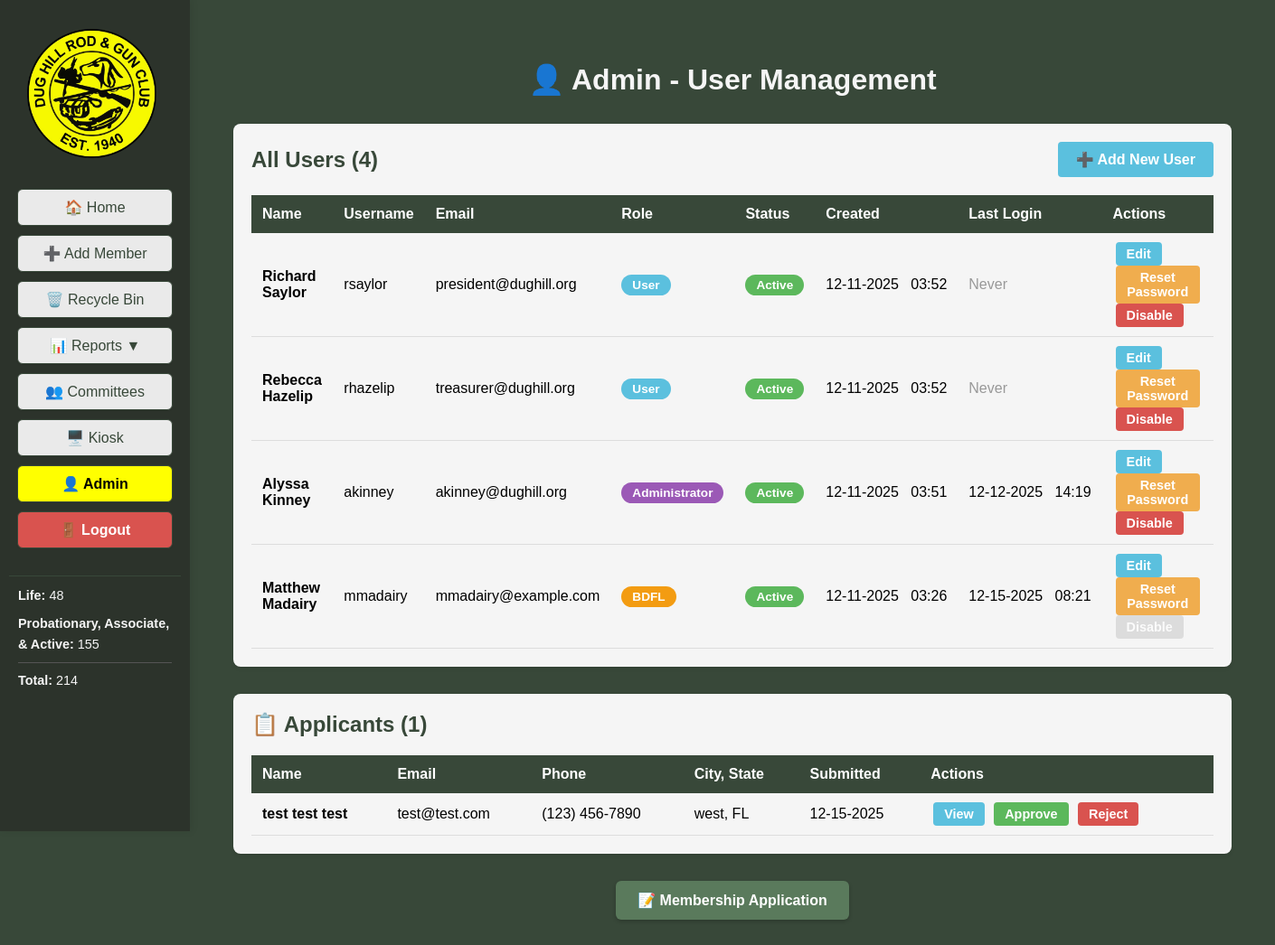
/admin/users (signed in), run on an earlier commit of the app's database.
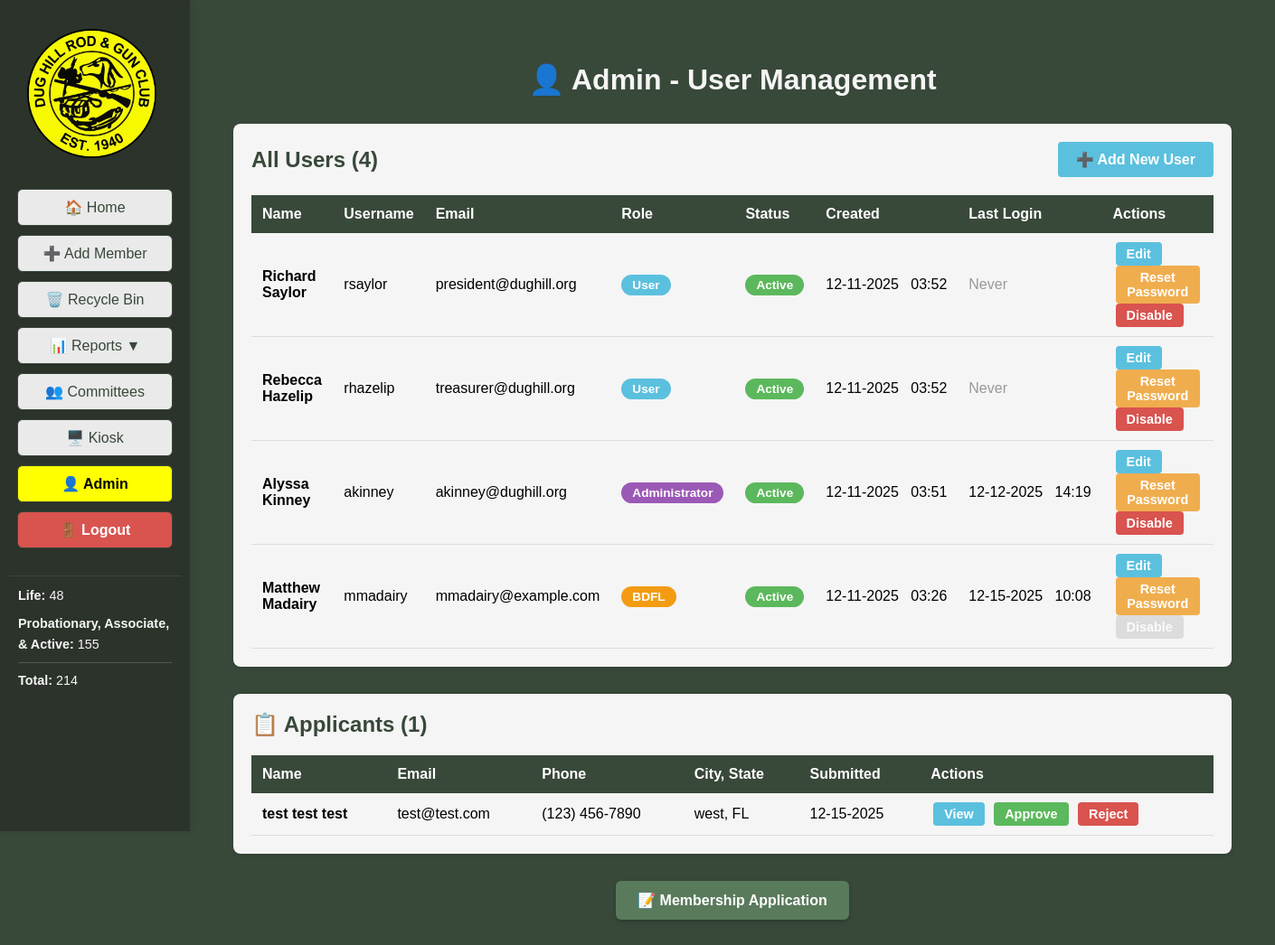
And on a later commit of the database.
### tables this page shows
CREATE TABLE users (
            id INTEGER PRIMARY KEY AUTOINCREMENT,
            username TEXT UNIQUE NOT NULL,
            name TEXT,
            password_hash TEXT NOT NULL,
            email TEXT UNIQUE NOT NULL,
            created_at TEXT NOT NULL,
            is_active INTEGER DEFAULT 1,
            role TEXT DEFAULT 'User',
            must_change_password INTEGER DEFAULT 0
        , failed_login_attempts INTEGER DEFAULT 0, locked_until TEXT, last_login TEXT, last_password_change TEXT);

CREATE TABLE applications (
                id INTEGER PRIMARY KEY AUTOINCREMENT,
                first_name TEXT NOT NULL,
                middle_name TEXT,
                last_name TEXT NOT NULL,
                suffix TEXT,
                nickname TEXT,
                sex TEXT,
                dob TEXT,
                email TEXT,
                email2 TEXT,
                phone TEXT,
                phone2 TEXT,
                address TEXT,
                city TEXT,
                state TEXT,
                zip TEXT,
                sponsor TEXT,
                hql TEXT,
                carry_permit TEXT,
                hunters_education TEXT,
                felony_conviction TEXT,
                felony_details TEXT,
                inactive_docket TEXT,
                inactive_docket_details TEXT,
                restraining_order TEXT,
                restraining_order_details TEXT,
                firearm_legal TEXT,
                firearm_legal_details TEXT,
                payment_confirmed TEXT,
                waiver_agreed TEXT,
                status TEXT DEFAULT 'pending',
                submitted_at TEXT NOT NULL,
                reviewed_at TEXT,
                reviewed_by INTEGER,
                notes TEXT,
                FOREIGN KEY (reviewed_by) REFERENCES users(id)
            );

### DH_DB_Webapp/app.py (the view, shortened to what this page needs)
@app.route('/admin/users', methods=['GET', 'POST'])
@login_required
def admin_users():
	if not current_user.is_admin_or_bdfl():
		flash('Access denied. Only administrators can access the admin panel.', 'error')
		return redirect(url_for('index'))
	all_users = database.get_all_users()
	member_stats = get_member_stats()
	applications = database.get_all_applications(status='pending')
	return render_template('admin_users.html', users=all_users, applications=applications, active_page='admin_users', member_stats=member_stats)

### DH_DB_Webapp/templates/admin_users.html (shortened to what this page needs)
<!DOCTYPE html>
<html>
<head>
</head>
<body style="background-color:#384839; font-family:Arial, Helvetica, sans-serif;">
    <div style="display:flex; flex-direction:row;">
        <div style="position:fixed; top:0; left:0; height:100vh; width:210px; background-color:#2c332b; display:flex; flex-direction:column; align-items:center; padding-top:120px; z-index:100; box-shadow:2px 0 8px rgba(0,0,0,0.08); overflow-y:auto;">
            <img src="{{ url_for('static', filename='Main_Logo-removebg-preview.png') }}" alt="Main Logo" style="height:143px; margin-top:-88px; margin-left:-8px; margin-bottom:34px;">
            <a href="{{ url_for('index') }}" style="width:170px; display:inline-block; padding:10px 0; margin-bottom:10px; border-radius:6px; border:1px solid #384839; background-color:#eaeaea; color:#384839; text-decoration:none; font-weight:normal; font-size:1em; font-family:Arial, Helvetica, sans-serif; box-shadow:0 1px 2px rgba(0,0,0,0.04); text-align:center;">🏠 Home</a>
            <a href="javascript:void(0);" onclick="openModal('addMemberModal')" style="width:170px; display:inline-block; padding:10px 0; margin-bottom:10px; border-radius:6px; border:1px solid #384839; background-color:#eaeaea; color:#384839; text-decoration:none; font-weight:normal; font-size:1em; font-family:Arial, Helvetica, sans-serif; box-shadow:0 1px 2px rgba(0,0,0,0.04); text-align:center;">➕ Add Member</a>
            <a href="{{ url_for('recycle_bin') }}" style="width:170px; display:inline-block; padding:10px 0; margin-bottom:10px; border-radius:6px; border:1px solid #384839; background-color:#eaeaea; color:#384839; text-decoration:none; font-weight:normal; font-size:1em; font-family:Arial, Helvetica, sans-serif; box-shadow:0 1px 2px rgba(0,0,0,0.04); text-align:center;">🗑️ Recycle Bin</a>
            <div class="menu-toggle" onclick="toggleSubmenu()" style="width:170px; display:inline-block; padding:10px 0; margin-bottom:10px; border-radius:6px; border:1px solid #384839; background-color:#eaeaea; color:#384839; text-decoration:none; font-weight:normal; font-size:1em; font-family:Arial, Helvetica, sans-serif; box-shadow:0 1px 2px rgba(0,0,0,0.04); text-align:center;">
                📊 Reports <span id="submenu-arrow">▼</span>
            </div>
            <a href="{{ url_for('committees') }}" style="width:170px; display:inline-block; padding:10px 0; margin-bottom:10px; border-radius:6px; border:1px solid #384839; background-color:#eaeaea; color:#384839; text-decoration:none; font-weight:normal; font-size:1em; font-family:Arial, Helvetica, sans-serif; box-shadow:0 1px 2px rgba(0,0,0,0.04); text-align:center;">👥 Committees</a>
            <a href="{{ url_for('kiosk') }}" target="_blank" style="width:170px; display:inline-block; padding:10px 0; margin-bottom:10px; border-radius:6px; border:1px solid #384839; background-color:#eaeaea; color:#384839; text-decoration:none; font-weight:normal; font-size:1em; font-family:Arial, Helvetica, sans-serif; box-shadow:0 1px 2px rgba(0,0,0,0.04); text-align:center;">🖥️ Kiosk</a>
            {% if current_user.is_admin_or_bdfl() %}
            <a href="{{ url_for('admin_users') }}" class="active-menu" style="width:170px; display:inline-block; padding:10px 0; margin-bottom:10px; border-radius:6px; border:1px solid #384839; background-color:rgb(255,255,0); color:#000000; text-decoration:none; font-weight:bold; font-size:1em; font-family:Arial, Helvetica, sans-serif; box-shadow:0 1px 2px rgba(0,0,0,0.04); text-align:center; position:relative;">
                <span style="display:inline-block; vertical-align:middle;">👤 Admin</span>
            </a>
            {% endif %}
            <a href="{{ url_for('logout') }}" style="width:170px; display:inline-block; padding:10px 0; margin-bottom:10px; border-radius:6px; border:1px solid #384839; background-color:#d9534f; color:#ffffff; text-decoration:none; font-weight:bold; font-size:1em; font-family:Arial, Helvetica, sans-serif; box-shadow:0 1px 2px rgba(0,0,0,0.04); text-align:center;">🚪 Logout</a>
            <div style="width:170px; margin-top:20px; padding:10px; border-top:1px solid #384839;">
                <div style="color:#f5f5f5; font-size:0.9em; line-height:1.6; text-align:left;">
                    <div style="margin-bottom:8px;"><strong>Life:</strong> {{ member_stats.life_members }}</div>
                    <div style="margin-bottom:8px;"><strong>Probationary, Associate, & Active:</strong> {{ member_stats.voting_members }}</div>
                    <div style="border-top:1px solid #555; padding-top:8px;"><strong>Total:</strong> {{ member_stats.total_members }}</div>
                </div>
            </div>
        </div>
        <div style="flex:1; margin-left:210px; padding:40px;">
            <h1 style="color:#f5f5f5; text-align:center; margin-bottom:30px;">👤 Admin - User Management</h1>
            <div class="user-table">
                <div style="display:flex; justify-content:space-between; align-items:center; margin-bottom:20px;">
                    <h2 style="color:#384839; margin:0;">All Users ({{ users|length }})</h2>
                    <button onclick="openAddUserModal()" style="padding:10px 20px; background-color:#5bc0de; color:white; border:none; border-radius:4px; font-size:1em; font-weight:bold; cursor:pointer;">➕ Add New User</button>
                </div>
                <table>
                    <thead>
                        <tr>
                            <th>Name</th>
                            <th>Username</th>
                            <th>Email</th>
                            <th>Role</th>
                            <th>Status</th>
                            <th>Created</th>
                            <th>Last Login</th>
                            <th>Actions</th>
                        </tr>
                    </thead>
                    <tbody>
                        {% for user in users %}
                        <tr>
                            <td><strong>{{ user.name if user.name else '-' }}</strong></td>
                            <td>{{ user.username }}</td>
                            <td>{{ user.email }}</td>
                            <td>
                                <span class="role-badge role-{{ user.role|lower }}">{{ user.role }}</span>
                            </td>
                            <td>
                                <span class="status-badge status-{{ 'active' if user.is_active else 'inactive' }}">{{ 'Active' if user.is_active else 'Inactive' }}</span>
                            </td>
                            <td>{{ user.created_at[5:7] }}-{{ user.created_at[8:10] }}-{{ user.created_at[:4] }}&nbsp;&nbsp;&nbsp;{{ user.created_at[11:16] }}</td>
                            <td>{% if user.last_login %}{{ user.last_login[5:7] }}-{{ user.last_login[8:10] }}-{{ user.last_login[:4] }}&nbsp;&nbsp;&nbsp;{{ user.last_login[11:16] }}{% else %}<span style="color:#999;">Never</span>{% endif %}</td>
                            <td>
                                <button onclick="editUser({{ user.id }})" class="btn-action btn-edit" {% if user.role == 'BDFL' and not current_user.is_bdfl() %}disabled{% endif %}>Edit</button>
                                <button onclick="resetPassword({{ user.id }}, '{{ user.username }}')" class="btn-action btn-reset" {% if user.role == 'BDFL' and user.id != current_user.id %}disabled{% endif %}>Reset Password</button>
                                {% if user.is_active %}
                                <button onclick="toggleUserStatus({{ user.id }}, '{{ user.username }}', false)" class="btn-action btn-disable" {% if user.role == 'BDFL' %}disabled{% endif %}>Disable</button>
                                {% else %}
                                <button onclick="toggleUserStatus({{ user.id }}, '{{ user.username }}', true)" class="btn-action btn-enable" {% if user.role == 'BDFL' %}disabled{% endif %}>Enable</button>
                                {% endif %}
                            </td>
                        </tr>
                        {% endfor %}
                    </tbody>
                </table>
            </div>
            <div class="user-table" style="margin-top:30px; margin-bottom:30px;">
                <div style="display:flex; justify-content:space-between; align-items:center; margin-bottom:20px;">
                    <h2 style="color:#384839; margin:0;">📋 Applicants ({{ applications|length }})</h2>
                </div>
                {% if applications %}
                <table>
                    <thead>
                        <tr>
                            <th>Name</th>
                            <th>Email</th>
                            <th>Phone</th>
                            <th>City, State</th>
                            <th>Submitted</th>
                            <th>Actions</th>
                        </tr>
                    </thead>
                    <tbody>
                        {% for app in applications %}
                        <tr>
                            <td><strong>{{ app.first_name }} {{ app.middle_name }} {{ app.last_name }} {{ app.suffix }}</strong></td>
                            <td>{{ app.email }}</td>
                            <td>{{ app.phone }}</td>
                            <td>{{ app.city }}, {{ app.state }}</td>
                            <td>{{ app.submitted_at[5:7] }}-{{ app.submitted_at[8:10] }}-{{ app.submitted_at[:4] }}</td>
                            <td>
                                <button onclick="viewApplication({{ app.id }})" class="btn-action btn-edit">View</button>
                                <button onclick="approveApplication({{ app.id }})" class="btn-action btn-enable">Approve</button>
                                <button onclick="rejectApplication({{ app.id }})" class="btn-action btn-disable">Reject</button>
                            </td>
                        </tr>
                        {% endfor %}
                    </tbody>
                </table>
                {% else %}
                <div style="padding:20px; text-align:center; color:#666;">
                    <p>No pending applications at this time.</p>
                </div>
                {% endif %}
            </div>
            <div style="text-align:center; margin-top:30px;">
                <a href="{{ url_for('membership_application') }}" target="_blank" style="display:inline-block; padding:12px 24px; background-color:#5a7a5c; color:white; text-decoration:none; border-radius:6px; font-size:1em; font-weight:bold; box-shadow:0 2px 4px rgba(0,0,0,0.2); transition:background-color 0.3s;">📝 Membership Application</a>
            </div>
        </div>
    </div>
</body>
</html>

What changed in the data, as far as the page shows it:
changed users "Matthew Madairy": last_login "08:21" → "10:08"
